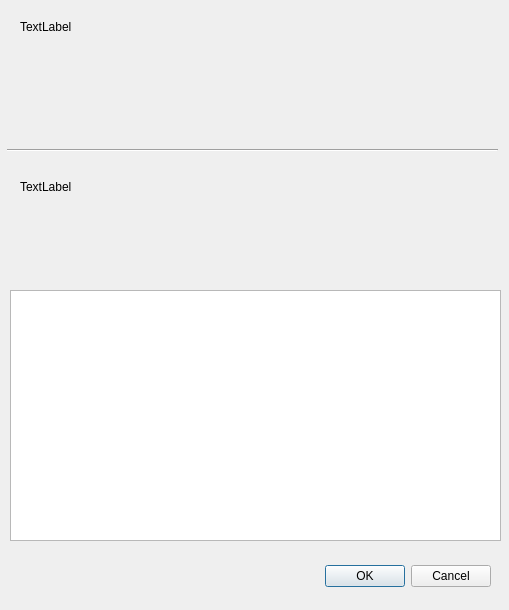
<?xml version="1.0" encoding="UTF-8"?>
<ui version="4.0">
 <class>DebugReport</class>
 <widget class="QDialog" name="Dialog">
  <property name="geometry">
   <rect>
    <x>0</x>
    <y>0</y>
    <width>509</width>
    <height>610</height>
   </rect>
  </property>
  <property name="windowTitle">
   <string>Debug Report</string>
  </property>
  <widget class="QDialogButtonBox" name="buttonBox">
   <property name="geometry">
    <rect>
     <x>150</x>
     <y>560</y>
     <width>341</width>
     <height>32</height>
    </rect>
   </property>
   <property name="orientation">
    <enum>Qt::Orientation::Horizontal</enum>
   </property>
   <property name="standardButtons">
    <set>QDialogButtonBox::StandardButton::Cancel|QDialogButtonBox::StandardButton::Ok</set>
   </property>
  </widget>
  <widget class="QLabel" name="systemTextLabel">
   <property name="geometry">
    <rect>
     <x>20</x>
     <y>20</y>
     <width>471</width>
     <height>91</height>
    </rect>
   </property>
   <property name="text">
    <string>TextLabel</string>
   </property>
   <property name="alignment">
    <set>Qt::AlignmentFlag::AlignLeading|Qt::AlignmentFlag::AlignLeft|Qt::AlignmentFlag::AlignTop</set>
   </property>
  </widget>
  <widget class="Line" name="line">
   <property name="geometry">
    <rect>
     <x>7</x>
     <y>140</y>
     <width>491</width>
     <height>20</height>
    </rect>
   </property>
   <property name="orientation">
    <enum>Qt::Orientation::Horizontal</enum>
   </property>
  </widget>
  <widget class="QLabel" name="notesLabel">
   <property name="geometry">
    <rect>
     <x>20</x>
     <y>180</y>
     <width>471</width>
     <height>91</height>
    </rect>
   </property>
   <property name="text">
    <string>TextLabel</string>
   </property>
   <property name="alignment">
    <set>Qt::AlignmentFlag::AlignLeading|Qt::AlignmentFlag::AlignLeft|Qt::AlignmentFlag::AlignTop</set>
   </property>
  </widget>
  <widget class="QTextEdit" name="notesTextEdit">
   <property name="geometry">
    <rect>
     <x>10</x>
     <y>290</y>
     <width>491</width>
     <height>251</height>
    </rect>
   </property>
  </widget>
 </widget>
 <resources/>
 <connections>
  <connection>
   <sender>buttonBox</sender>
   <signal>accepted()</signal>
   <receiver>Dialog</receiver>
   <slot>accept()</slot>
   <hints>
    <hint type="sourcelabel">
     <x>248</x>
     <y>254</y>
    </hint>
    <hint type="destinationlabel">
     <x>157</x>
     <y>274</y>
    </hint>
   </hints>
  </connection>
  <connection>
   <sender>buttonBox</sender>
   <signal>rejected()</signal>
   <receiver>Dialog</receiver>
   <slot>reject()</slot>
   <hints>
    <hint type="sourcelabel">
     <x>316</x>
     <y>260</y>
    </hint>
    <hint type="destinationlabel">
     <x>286</x>
     <y>274</y>
    </hint>
   </hints>
  </connection>
 </connections>
</ui>
